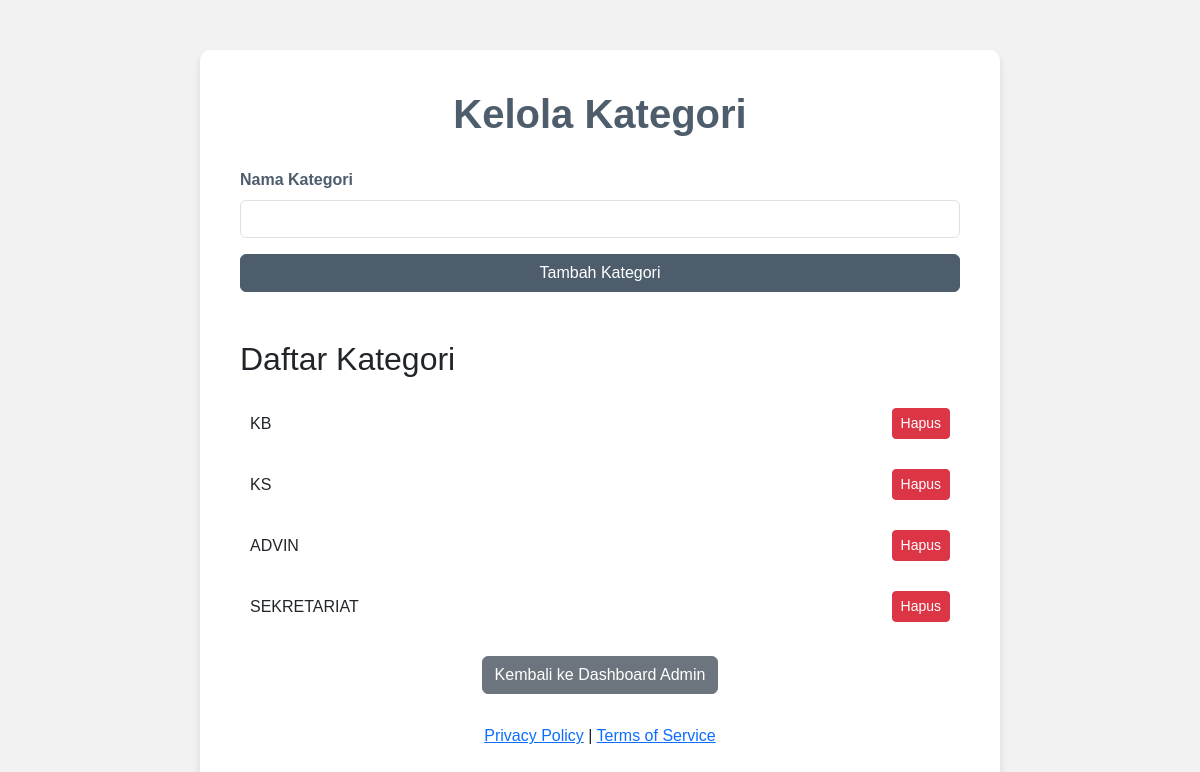
The page /berita/kelola_kategori.php on the database its author committed.
### tables this page shows
CREATE TABLE `kategori` (
  `id` int(11) NOT NULL,
  `nama_kategori` varchar(100) NOT NULL
);

### berita/kelola_kategori.php (the view, shortened to what this page needs)
<?php
include '../config/config.php';
$halaman = basename($_SERVER['PHP_SELF']);
$tanggal = date("Y-m-d");
$sql_statistik = "INSERT INTO statistik (halaman, kunjungan, tanggal)
                  VALUES ('$halaman', 1, '$tanggal')
                  ON DUPLICATE KEY UPDATE kunjungan = kunjungan + 1";
$conn->query($sql_statistik);
?>
<!DOCTYPE html>
<html lang="id">
<head>
    <link href="https://cdn.jsdelivr.net/npm/bootstrap@5.3.0/dist/css/bootstrap.min.css" rel="stylesheet">
</head>
<body>
<div class="container">
    <h1 class="text-center">Kelola Kategori</h1>
    <form method="POST" action="">
        <div class="mb-3">
            <label for="nama_kategori" class="form-label">Nama Kategori</label>
            <input type="text" name="nama_kategori" id="nama_kategori" class="form-control" required>
        </div>
        <button type="submit" class="btn btn-primary w-100">Tambah Kategori</button>
    </form>
    <h2 class="mt-5">Daftar Kategori</h2>
    <div class="category-list">
        <?php
        $sql = "SELECT * FROM kategori";
        $result = $conn->query($sql);
        if ($result->num_rows > 0) {
            while($row = $result->fetch_assoc()) {
                echo "<div class='category-item d-flex justify-content-between align-items-center'>";
                echo "<span>" . htmlspecialchars($row['nama_kategori']) . "</span>";
                echo " <a href='hapus_kategori.php?id=" . $row['id'] . "' onclick='return confirm(\"Apakah Anda yakin ingin menghapus kategori ini?\")' class='btn btn-danger btn-sm'>Hapus</a>";
                echo "</div>";
            }
        } else {
            echo "<div class='alert alert-info'>Tidak ada kategori.</div>";
        }
        ?>
    </div>
    <div class="mt-4 text-center">
        <a href="admin_dashboard.php" class="btn btn-secondary">Kembali ke Dashboard Admin</a>
    </div>
    <footer>
        <a href="privacy_policy.php">Privacy Policy</a> |
        <a href="terms_of_service.php">Terms of Service</a>
    </footer>
</div>
</body>
</html>

### berita/kelola_kategori.php (style rules this page uses)
body { background-color: #f2f2f2; font-family: 'Poppins', sans-serif; }
.container { max-width: 800px; background: #ffffff; padding: 40px; border-radius: 10px; box-shadow: 0 4px 8px rgba(0, 0, 0, 0.1); margin-top: 50px; }
h1 { margin-bottom: 30px; color: #4e5d6c; font-weight: 600; }
.form-label { font-weight: 600; color: #4e5d6c; }
.btn-primary { background-color: #4e5d6c; border-color: #4e5d6c; }
.category-list { margin-top: 20px; }
.category-item { background: #FFFFFF; padding: 10px; margin-bottom: 10px; border-radius: 5px; }
footer { text-align: center; margin-top: 30px; }

### rows shown on the page
kategori: nama_kategori "KB"
kategori: nama_kategori "KS"
kategori: nama_kategori "ADVIN"
kategori: nama_kategori "SEKRETARIAT"
